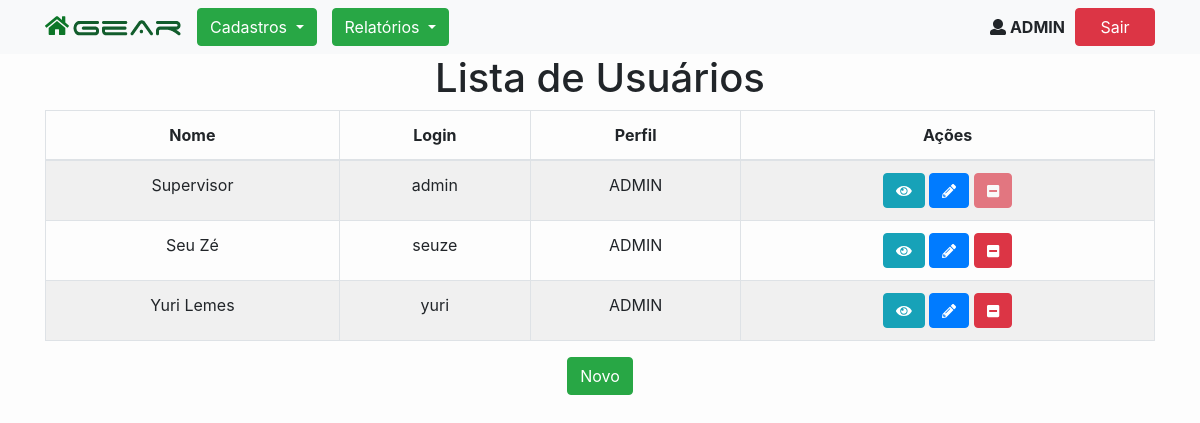
Page /usuario-lista (signed in) on the earlier database version.
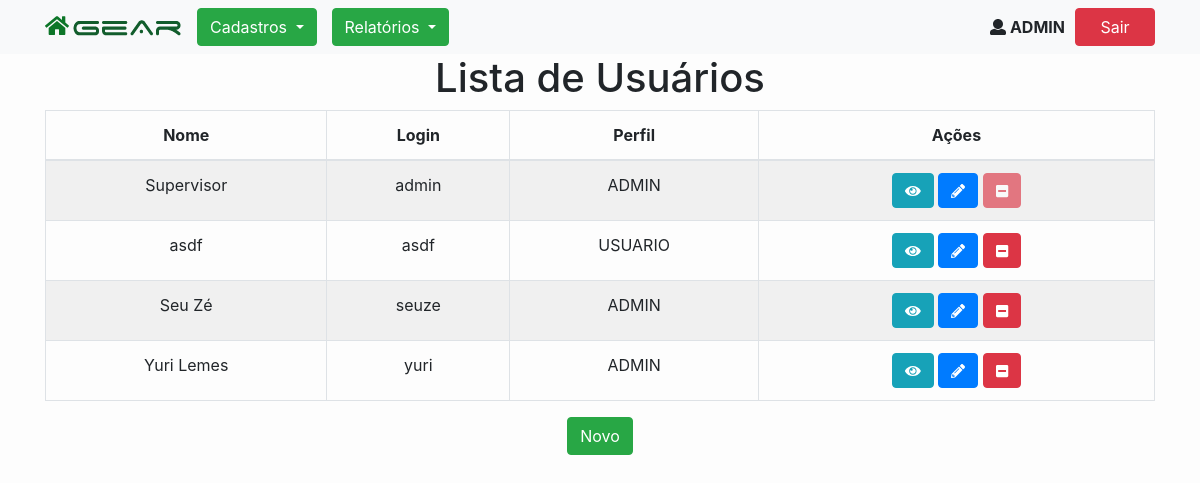
Same page on the later database version.
### tables this page shows
CREATE TABLE `tb_usuario` (
  `id` int(11) NOT NULL AUTO_INCREMENT,
  `nome` varchar(60) NOT NULL,
  `login` varchar(10) NOT NULL,
  `senha` varchar(5) DEFAULT NULL,
  `perfil` enum('ADMIN','USUARIO') NOT NULL,
  `ativo` tinyint(4) NOT NULL,
  `cnpj_empresa` varchar(14) NOT NULL,
  PRIMARY KEY (`id`)
);

### UsuarioBO.php (called while the page is built, shortened)
<?php
require_once'Usuario.php';
class UsuarioBO {
    static function findAllActive(){
        $cnpj = $_SESSION['login']['cnpj_empresa'];
        $sql = "SELECT * FROM tb_usuario WHERE cnpj_empresa = :cnpj_empresa AND ativo = true ORDER BY login";
        $DB = db_connect();
        $stmt = $DB->prepare($sql);
        $stmt->bindParam(':cnpj_empresa', $cnpj);
        $stmt->execute();
        return $stmt->fetchAll(PDO::FETCH_CLASS, 'Usuario');
    }
}

### Usuario.php (called while the page is built, shortened)
<?php
class Usuario {
    private $id;
    private $nome;
    private $login;
    private $perfil;
    public function getId()
    {
        return $this->id;
    }
    public function getNome()
    {
        return $this->nome;
    }
    public function getLogin()
    {
        return $this->login;
    }
    public function getPerfil()
    {
        return $this->perfil;
    }
}

### helpers.php (called while the page is built, shortened)
<?php
function estaLogado()
{
    return true;
}
function adminLogado(){
    if($_SESSION['login']['admin'] == true){
        return true;
    }
    return false;
}

### usuario-lista.php (the view, shortened to what this page needs)
<?php
    include('header.php');
    require_once('UsuarioBO.php');
    $usuarios = UsuarioBO::findAllActive();
?>
<div class="container">
    <h1>Lista de Usuários</h1>
  <table class="table-fixed table table-striped table-bordered">
            <thead>
                <tr>
                    <th>Nome</th>
                    <th>Login</th>
                    <th>Perfil</th>
                    <th>Ações</th>
                </tr>
            </thead>
            <tbody>
                    <?php foreach ($usuarios as $usuario):?>
                    <tr>
                        <td><?=$usuario->getNome()?></td>
                        <td><?=$usuario->getLogin()?></td>
                        <td><?=$usuario->getPerfil()?></td>
                        <td>
                            <form action="#" method="post">
                                <button class="tooltip btn btn-info" type="submit" formaction="usuario-form-visualizacao.php?id=<?=$usuario->getId()?>">
                                    <i class="fas fa-eye"></i>
                                </button>
                                <button  class="tooltip btn btn-primary
                                    <?php
                                        if(!adminLogado() && $_SESSION['login']['usuario'] != $usuario->getLogin()):
                                            echo "disabled" ?>" <?php echo "disabled";
                                        endif;?> type="submit" formaction="usuario-form-alteracao.php?id=<?=$usuario->getId()?>">
                                    <i class="fas fa-pencil-alt"></i>
                                </button>
                                <button class="tooltip btn btn-danger
                                    <?php
                                        if(adminLogado() && $_SESSION['login']['usuario'] == $usuario->getLogin()):
                                            echo "disabled" ?>" <?php echo "disabled";
                                        elseif (!adminLogado()):
                                            echo "disabled" ?>" <?php echo "disabled";
                                        endif;?>
                                        type="submit"
                                        onclick="return confirm('Confirma a suspensão deste usuário?')"
                                        formaction="usuario-acao-suspender.php?id=<?=$usuario->getId()?>">
                                    <i class="fas fa-minus-square"></i>
                                </button>
                            </form>
                        </td>
                    </tr>
                <?php endforeach;?>
                 </tbody>
        </table>
    </div>
<div class="container">
    <input type="button"  value="Novo" onclick="window.location.href='usuario-form-cadastro.php';" class="btn btn-success
    <?php
        if(!adminLogado()):
            echo"disabled";?> " <?php echo"disabled";
        else:
            ?> "
        <?php endif;?> />
</div>
<?php include('footer.php')?>

Differences in the rows shown:
added tb_usuario: nome "asdf", login "asdf", perfil "USUARIO"
